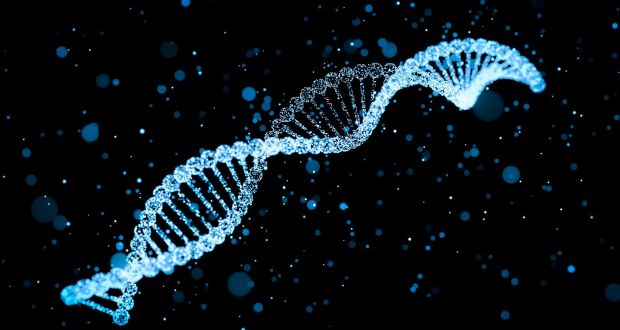
#> input picture img/dna.jpg, 620 x 330 px
$ python Smoothing.py
#> lines starting #> are read from the running program, lines starting #| are printed output that depends on the picture
# -*- coding: utf-8 -*-
"""
Created on Mon Oct 29 10:07:48 2018

@author: MSI
"""

import numpy as np
import matplotlib.pyplot as plt
import cv2, pcd

# read image
img = cv2.imread("../img/dna.jpg")
#> img is the input picture: shape (330, 620, 3); mean B, G, R 27.8, 22.1, 13.1

# rgb to gray
gray = cv2.imread("../img/dna.jpg", cv2.IMREAD_GRAYSCALE)
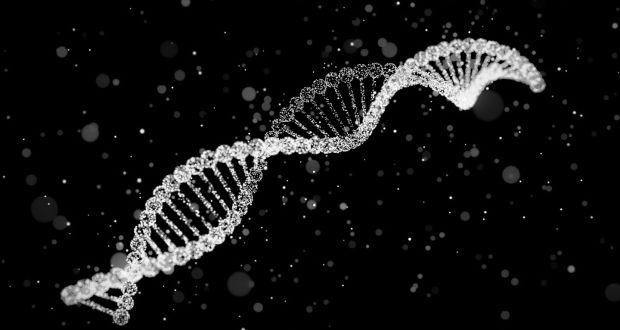
#> gray: shape (330, 620); min 0, max 255, mean 19.7

# proses smoothing
average = cv2.blur(gray, (3,3))
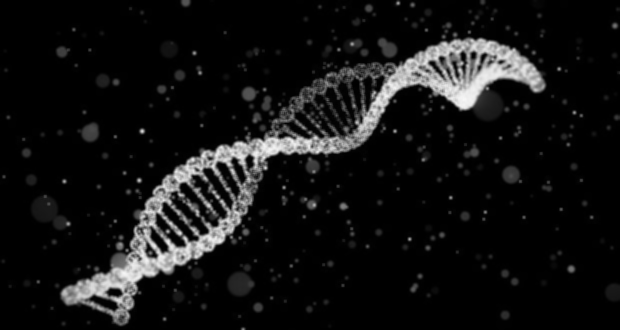
#> average: shape (330, 620); min 0, max 247, mean 19.7
gauss = cv2.GaussianBlur(gray, (3,3), 0)
median = cv2.medianBlur(gray, 3)

images = [img, gray, average, gauss, median]
titles = ["Original", "Gray", "Averaging", "Gaussian", "Median"]

# menampilkan image
for i in range(len(images)):
    cv2.imshow(titles[i], images[i])
#> this loop made 5 passes

# waktu tunggu hasil
# angka 0 artinya waktu tunggu hasilnya infinite sehingga dia akan nutup kalo ditekan tombol (tombol bebas)
# jika angka 0 diganti angka 100 misalnya, maka waktu delay hasilnya adalah 100 ms
cv2.waitKey(0)

# The function destroyAllWindows destroys all of the opened HighGUI windows.
cv2.destroyAllWindows()
